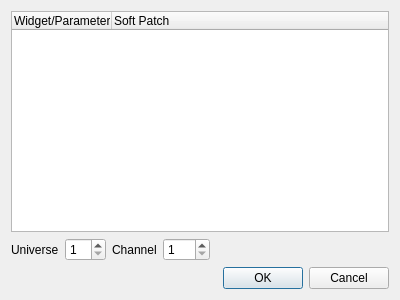
<?xml version="1.0" encoding="UTF-8"?>
<ui version="4.0">
 <class>VCMultiPatchEditor</class>
 <widget class="QDialog" name="VCMultiPatchEditor">
  <property name="geometry">
   <rect>
    <x>0</x>
    <y>0</y>
    <width>400</width>
    <height>300</height>
   </rect>
  </property>
  <property name="windowTitle">
   <string>Multi-Patch Editor</string>
  </property>
  <layout class="QVBoxLayout" name="verticalLayout">
   <item>
    <widget class="QTreeWidget" name="m_tree">
     <column>
      <property name="text">
       <string>Widget/Parameter</string>
      </property>
     </column>
     <column>
      <property name="text">
       <string>Soft Patch</string>
      </property>
     </column>
    </widget>
   </item>
   <item>
    <layout class="QHBoxLayout" name="horizontalLayout">
     <item>
      <widget class="QLabel" name="label">
       <property name="text">
        <string>Universe</string>
       </property>
      </widget>
     </item>
     <item>
      <widget class="QSpinBox" name="m_uniSpin">
       <property name="minimum">
        <number>1</number>
       </property>
      </widget>
     </item>
     <item>
      <widget class="QLabel" name="label_2">
       <property name="text">
        <string>Channel</string>
       </property>
      </widget>
     </item>
     <item>
      <widget class="QSpinBox" name="m_chSpin">
       <property name="minimum">
        <number>1</number>
       </property>
       <property name="maximum">
        <number>512</number>
       </property>
      </widget>
     </item>
     <item>
      <spacer name="horizontalSpacer">
       <property name="orientation">
        <enum>Qt::Horizontal</enum>
       </property>
       <property name="sizeHint" stdset="0">
        <size>
         <width>40</width>
         <height>20</height>
        </size>
       </property>
      </spacer>
     </item>
    </layout>
   </item>
   <item>
    <widget class="QDialogButtonBox" name="m_buttonBox">
     <property name="orientation">
      <enum>Qt::Horizontal</enum>
     </property>
     <property name="standardButtons">
      <set>QDialogButtonBox::Cancel|QDialogButtonBox::Ok</set>
     </property>
    </widget>
   </item>
  </layout>
 </widget>
 <resources/>
 <connections>
  <connection>
   <sender>m_buttonBox</sender>
   <signal>accepted()</signal>
   <receiver>VCMultiPatchEditor</receiver>
   <slot>accept()</slot>
   <hints>
    <hint type="sourcelabel">
     <x>248</x>
     <y>254</y>
    </hint>
    <hint type="destinationlabel">
     <x>157</x>
     <y>274</y>
    </hint>
   </hints>
  </connection>
  <connection>
   <sender>m_buttonBox</sender>
   <signal>rejected()</signal>
   <receiver>VCMultiPatchEditor</receiver>
   <slot>reject()</slot>
   <hints>
    <hint type="sourcelabel">
     <x>316</x>
     <y>260</y>
    </hint>
    <hint type="destinationlabel">
     <x>286</x>
     <y>274</y>
    </hint>
   </hints>
  </connection>
 </connections>
</ui>
